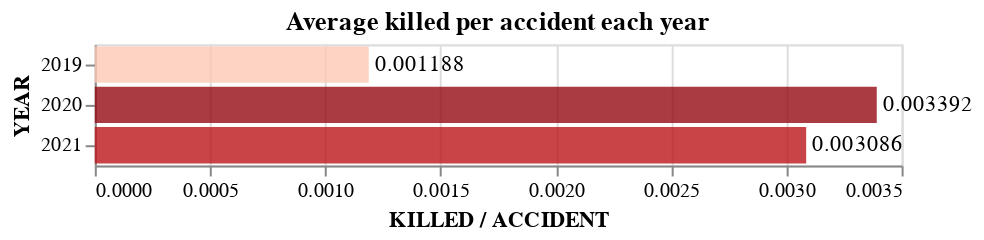

Here is the notebook cell this chart was saved with:
### Code cell
bars = alt.Chart(ratio_merged).mark_bar(
    opacity=0.8
).encode(
    y=alt.Y('YEAR:N', title='YEAR'),
    x='ratio:Q',
    color=alt.Color('ratio:Q',legend=None, scale=alt.Scale(scheme='reds'))
)
text = alt.Chart(ratio_merged).mark_text(
    align='left',
    baseline='middle',
    dx=3
).encode(
    y=alt.Y('YEAR:N', title='YEAR'),
    x=alt.X('ratio:Q', title='KILLED / ACCIDENT')
    ,text=alt.Text('ratio:Q', format='.4')
)

(bars + text).properties(title="Average killed per accident each year")

### Figure 1 — Vega-Lite specification as saved in the notebook (floating-point values rounded to 4 significant figures)
{"config": {"view": {"continuousWidth": 400, "continuousHeight": 300}}, "layer": [{"mark": {"type": "bar", "opacity": 0.8}, "encoding": {"color": {"field": "ratio", "legend": null, "scale": {"scheme": "reds"}, "type": "quantitative"}, "x": {"field": "ratio", "type": "quantitative"}, "y": {"field": "YEAR", "title": "YEAR", "type": "nominal"}}}, {"mark": {"type": "text", "align": "left", "baseline": "middle", "dx": 3}, "encoding": {"text": {"field": "ratio", "format": ".4", "type": "quantitative"}, "x": {"field": "ratio", "title": "KILLED / ACCIDENT", "type": "quantitative"}, "y": {"field": "YEAR", "title": "YEAR", "type": "nominal"}}}], "data": {"name": "data-79578c73dcc889e1504b6eea435cfbb1"}, "title": "Average killed per accident each year", "$schema": "https://vega.github.io/schema/vega-lite/v4.17.0.json", "datasets": {"data-79578c73dcc889e1504b6eea435cfbb1": [{"YEAR": 2019.0, "TOTAL KILLED": 20.0, "TOTAL INJURED": 4811.0, "TOTAL ACCIDENTS": 16830.0, "ratio": 0.001188, "ratio_inj": 0.2859}, {"YEAR": 2020.0, "TOTAL KILLED": 14.0, "TOTAL INJURED": 1312.0, "TOTAL ACCIDENTS": 4127.0, "ratio": 0.003392, "ratio_inj": 0.3179}, {"YEAR": 2021.0, "TOTAL KILLED": 27.0, "TOTAL INJURED": 4094.0, "TOTAL ACCIDENTS": 8749.0, "ratio": 0.003086, "ratio_inj": 0.4679}]}}
